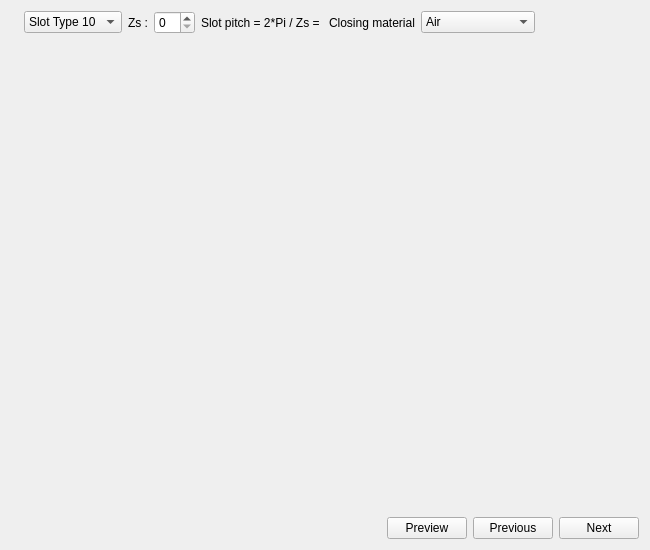
<?xml version="1.0" encoding="UTF-8"?>
<ui version="4.0">
 <class>SWSlot</class>
 <widget class="QWidget" name="SWSlot">
  <property name="geometry">
   <rect>
    <x>0</x>
    <y>0</y>
    <width>650</width>
    <height>550</height>
   </rect>
  </property>
  <property name="minimumSize">
   <size>
    <width>650</width>
    <height>550</height>
   </size>
  </property>
  <property name="windowTitle">
   <string>Form</string>
  </property>
  <layout class="QVBoxLayout" name="main_layout">
   <item>
    <layout class="QHBoxLayout" name="horizontalLayout_2">
     <item>
      <widget class="HelpButton" name="b_help">
       <property name="text">
        <string/>
       </property>
       <property name="pixmap">
        <pixmap resource="../../../Resources/pyleecan.qrc">:/images/images/icon/help_16.png</pixmap>
       </property>
      </widget>
     </item>
     <item>
      <widget class="QComboBox" name="c_slot_type">
       <item>
        <property name="text">
         <string>Slot Type 10</string>
        </property>
       </item>
       <item>
        <property name="text">
         <string>Slot Type 11</string>
        </property>
       </item>
       <item>
        <property name="text">
         <string>Slot Type 12</string>
        </property>
       </item>
      </widget>
     </item>
     <item>
      <widget class="QLabel" name="in_Zs">
       <property name="text">
        <string>Zs :</string>
       </property>
      </widget>
     </item>
     <item>
      <widget class="QSpinBox" name="si_Zs">
       <property name="maximum">
        <number>20</number>
       </property>
      </widget>
     </item>
     <item>
      <widget class="QLabel" name="out_Slot_pitch">
       <property name="text">
        <string>Slot pitch = 2*Pi / Zs = </string>
       </property>
      </widget>
     </item>
     <item>
      <widget class="QLabel" name="in_type_close">
       <property name="text">
        <string>Closing material</string>
       </property>
      </widget>
     </item>
     <item>
      <widget class="QComboBox" name="c_type_close">
       <item>
        <property name="text">
         <string>Air</string>
        </property>
       </item>
       <item>
        <property name="text">
         <string>Lamination iron</string>
        </property>
       </item>
      </widget>
     </item>
     <item>
      <spacer name="horizontalSpacer_3">
       <property name="orientation">
        <enum>Qt::Horizontal</enum>
       </property>
       <property name="sizeHint" stdset="0">
        <size>
         <width>40</width>
         <height>20</height>
        </size>
       </property>
      </spacer>
     </item>
    </layout>
   </item>
   <item>
    <widget class="QWidget" name="w_slot" native="true">
     <property name="sizePolicy">
      <sizepolicy hsizetype="Preferred" vsizetype="Expanding">
       <horstretch>0</horstretch>
       <verstretch>0</verstretch>
      </sizepolicy>
     </property>
    </widget>
   </item>
   <item>
    <layout class="QHBoxLayout" name="horizontalLayout">
     <item>
      <spacer name="horizontalSpacer">
       <property name="orientation">
        <enum>Qt::Horizontal</enum>
       </property>
       <property name="sizeHint" stdset="0">
        <size>
         <width>40</width>
         <height>20</height>
        </size>
       </property>
      </spacer>
     </item>
     <item>
      <widget class="QPushButton" name="b_plot">
       <property name="text">
        <string>Preview</string>
       </property>
      </widget>
     </item>
     <item>
      <widget class="QPushButton" name="b_previous">
       <property name="text">
        <string>Previous</string>
       </property>
      </widget>
     </item>
     <item>
      <widget class="QPushButton" name="b_next">
       <property name="text">
        <string>Next</string>
       </property>
      </widget>
     </item>
    </layout>
   </item>
  </layout>
 </widget>
 <customwidgets>
  <customwidget>
   <class>HelpButton</class>
   <extends>QLabel</extends>
   <header>pyleecan/GUI/Tools/HelpButton.h</header>
  </customwidget>
 </customwidgets>
 <resources>
  <include location="../../../Resources/pyleecan.qrc"/>
 </resources>
 <connections/>
</ui>
